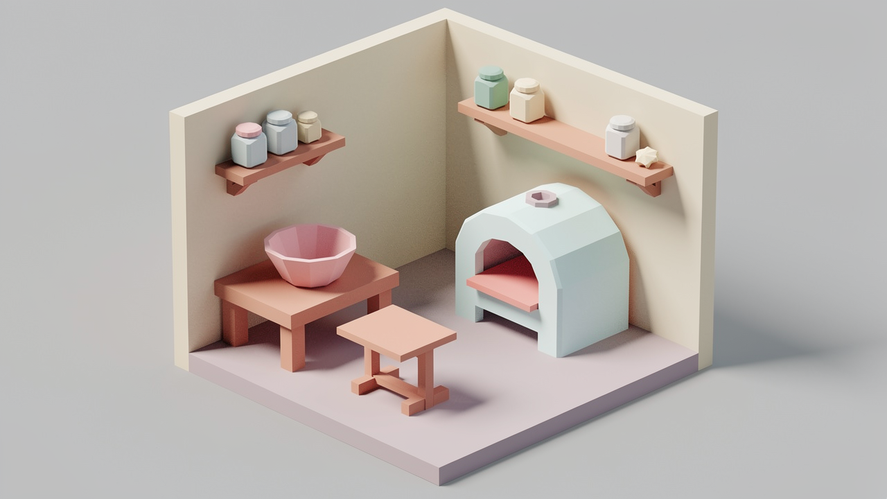
#> input picture references/plates/03-kitchen-roombox.png, 887 x 499 px, shrunk from 1280 x 720 before the run
$ python -i keuken-measure.py   (imports and definitions only)
#> lines starting #> are read from the running program, lines starting #| are printed output that depends on the picture
"""Frozen lighting ruler for De Keuken's plate-matching hillclimb.

One command, two jobs:

    python3 models/keuken-measure.py plate
    blender --background --python models/keuken-measure.py -- still NAME.png

The first prints the lighting signature of
``references/plates/03-kitchen-roombox.png`` — the plate the owner named.
The second assembles the shipping kitchen, renders it from the game camera,
and prints the same numbers. Changing this file after a baseline is recorded
invalidates every earlier row.

Signature, on every non-backdrop pixel:

  open_L     90th-percentile luminance (the bright lawn / plaster)
  shadow_L   10th-percentile luminance (contact and crevice)
  contrast   open_L / shadow_L
  sat        mean chroma of pixels whose chroma exceeds 0.08

Primary metric: contrast, higher toward the plate.
Hard floor: open_L must stay at least 90% of the as-it-ships baseline, so a
win that muddies the mint is a revert.
"""

from __future__ import annotations

import json
import os
import sys
from collections import deque


HERE = os.path.dirname(os.path.abspath(__file__))
REPO = os.path.dirname(HERE)
PLATE = os.path.join(REPO, "references", "plates", "03-kitchen-roombox.png")
STUDY = os.path.join(REPO, "app", "ao-study-keuken")

# Backdrop of every plate and of the Blender stills. Sampled from
# Palette.backdropGrey. Distance is in 0–1 sRGB.
BACKDROP = (0.811, 0.808, 0.811)
BACKDROP_RADIUS = 0.075


# [11 lines left out: function _percentile, not called in this run]


def _backdrop_mask(pixels, width, height):
    """True on the grey void. Flood-fill from the four corners."""
    similar = [False] * (width * height)
    greys = (BACKDROP, (0.72, 0.72, 0.72), (0.0, 0.0, 0.0))
    radius2 = BACKDROP_RADIUS * BACKDROP_RADIUS
    for i, (r, g, b) in enumerate(pixels):
        luma = r * 0.2126 + g * 0.7152 + b * 0.0722
        if luma < 0.04:
            similar[i] = True
            continue
        for br, bg, bb in greys:
            dr, dg, db = r - br, g - bg, b - bb
            if (dr * dr + dg * dg + db * db) < radius2:
                similar[i] = True
                break
    seen = [False] * (width * height)
    stack = deque([0, width - 1, (height - 1) * width, height * width - 1])
    while stack:
        i = stack.pop()
        if seen[i] or not similar[i]:
            continue
        seen[i] = True
        y, x = divmod(i, width)
        if y > 0:
            stack.append(i - width)
        if y + 1 < height:
            stack.append(i + width)
        if x > 0:
            stack.append(i - 1)
        if x + 1 < width:
            stack.append(i + 1)
    return seen


def crop_to_room(path, dest):
    """Cut a simulator still down to the room. The iPad frame is mostly lawn
    and chrome; the plate and the Blender stills are already tight."""
#> called with dest = 'out.png'
    pixels, width, height = _load_pixels(path)
#> in _load_pixels, image is the input picture: PIL image 887x499 RGB; mean R, G, B 184.7, 177.2, 172.3
#> pixels = 442613 items; width = 887; height = 499
    backdrop = _backdrop_mask(pixels, width, height)
#> in _backdrop_mask, `similar = [False] * (width * height)`: similar = 442613 items
#> the loop in _backdrop_mask, `for i, (r, g, b) in enumerate(pixels):` made 442613 passes
#> (r, g, b, luma) on passes 1 to 3: (0.749, 0.745, 0.757, 0.747), (0.749, 0.749, 0.753, 0.749), (0.749, 0.745, 0.749, 0.746)
#> the loop in _backdrop_mask, `while stack:` made 1093864 passes
#> (i, x) on passes 1, 2, 4: (442612, 886), (442611, 885), (442610, 884)
#> backdrop = 442613 items
    xs = [i % width for i, flag in enumerate(backdrop) if not flag]
#> xs = 168455 items
    ys = [i // width for i, flag in enumerate(backdrop) if not flag]
#> ys = 168455 items
    if len(xs) < 100:
        raise RuntimeError("%s: backdrop ate the picture" % path)
    pad = 8
    x0 = max(0, min(xs) - pad)
#> x0 = 118
    x1 = min(width, max(xs) + pad + 1)
#> x1 = 887
    y0 = max(0, min(ys) - pad)
#> y0 = 0
    y1 = min(height, max(ys) + pad + 1)
#> y1 = 496
    try:
        from PIL import Image
        image = Image.open(path).convert("RGB")
        image.crop((x0, y0, x1, y1)).save(dest)
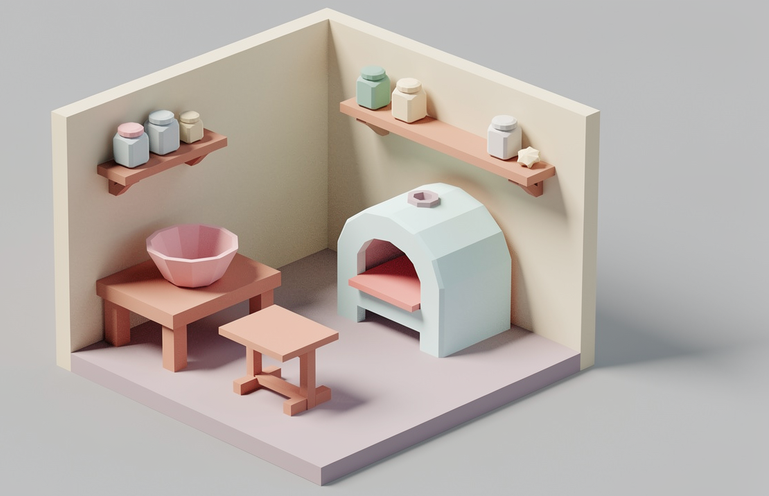
#> saved as out.png: PIL image 769x496 RGB; mean R, G, B 183.6, 174.9, 169.2
    except ImportError:
        import bpy
        image = bpy.data.images.load(path)
        image.scale(width, height)
        cropped = bpy.data.images.new("TuinCrop", x1 - x0, y1 - y0)
        src = list(image.pixels)
        dst = [0.0] * ((x1 - x0) * (y1 - y0) * 4)
        for y in range(y0, y1):
            for x in range(x0, x1):
                si = (y * width + x) * 4
                di = ((y - y0) * (x1 - x0) + (x - x0)) * 4
                dst[di:di + 4] = src[si:si + 4]
        cropped.pixels = dst
        cropped.filepath_raw = dest
        cropped.file_format = "PNG"
        cropped.save()
    return dest


def _load_pixels(path):
    try:
        from PIL import Image
        image = Image.open(path).convert("RGB")
        width, height = image.size
        return [(r / 255.0, g / 255.0, b / 255.0) for r, g, b in image.getdata()], width, height
    except ImportError:
        import bpy
        image = bpy.data.images.load(path)
        width, height = image.size
        raw = list(image.pixels)
        pixels = [(raw[i], raw[i + 1], raw[i + 2])
                  for i in range(0, len(raw), 4)]
        return pixels, width, height


# [297 lines left out: functions signature, format_signature, score, write_json, _rewrite_png, prove_sensitivity and 10 more, not called in this run]


# Shell and skin stay pale so furniture still reads on the blush floor.
# Everything else is a plate pastel and may be punched.
_PUNCH_SKIP = (
    "Slab", "Floor", "Wall", "NinaSkin", "NinaFace", "Portrait",
)


# [149 lines left out: functions _scale_chroma, _punch_materials, sweep_punch, sweep_ambient, calibrate_exposure, _script_args and 1 more, not called in this run]


# [2 lines not run here, left out]

>>> result = crop_to_room('../references/plates/03-kitchen-roombox.png', 'out.png')

$ run again, on references/plates/01-cottage-exterior.png
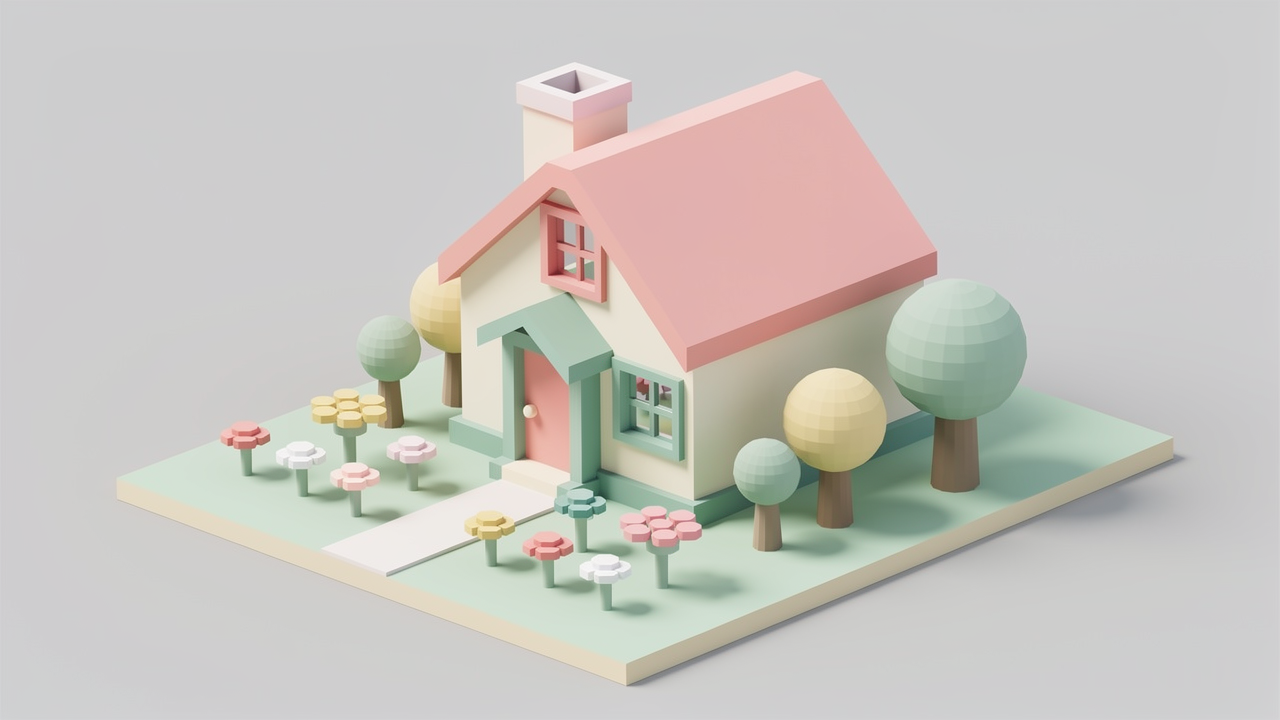
#> input picture references/plates/01-cottage-exterior.png, 1280 x 720 px
#> in _load_pixels, image is the input picture: PIL image 1280x720 RGB; mean R, G, B 200, 197, 191.9
#> in crop_to_room, `pixels, width, height = _load_pixels(path)`: pixels = 921600 items; width = 1280; height = 720
#> similar = 921600 items
#> the loop in _backdrop_mask, `for i, (r, g, b) in enumerate(pixels):` made 921600 passes
#> (r, g, b, luma) on passes 1 to 3: (0.816, 0.808, 0.827, 0.811), (0.816, 0.812, 0.82, 0.813), (0.808, 0.812, 0.812, 0.811)
#> the loop in _backdrop_mask, `while stack:` made 2356792 passes
#> (i, x) on passes 1, 2, 4: (921599, 1279), (921598, 1278), (921597, 1277)
#> xs = 331403 items
#> x0 = 109
#> x1 = 1226
#> y0 = 54
#> y1 = 696
#> in crop_to_room, `image.crop((x0, y0, x1, y1)).save(dest)`:
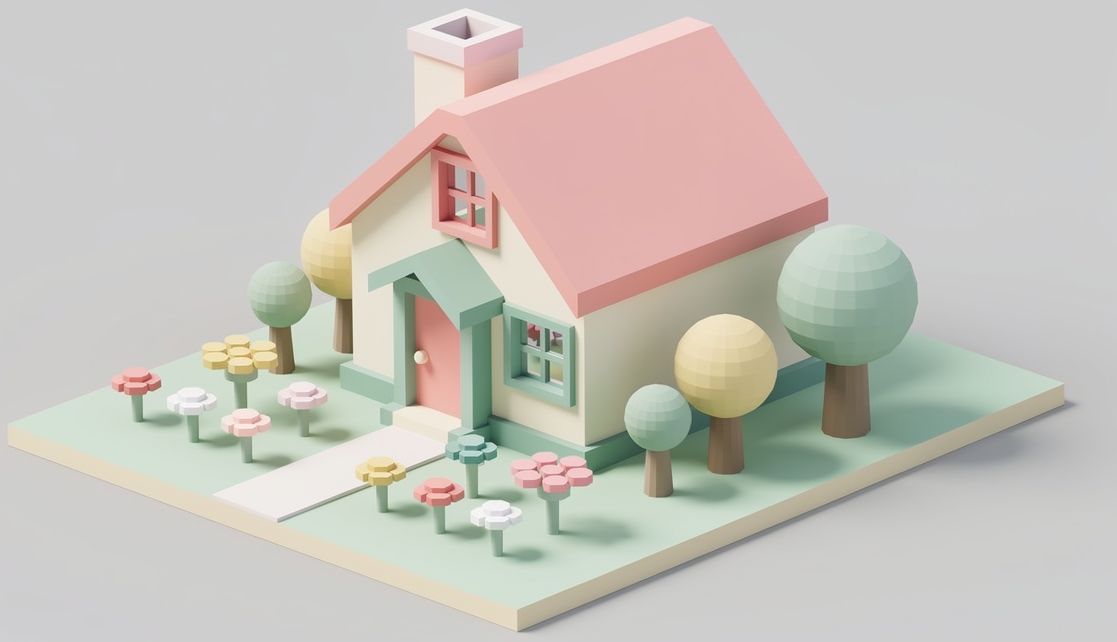
#> saved as out.png: PIL image 1117x642 RGB; mean R, G, B 198.3, 194.6, 187.6
